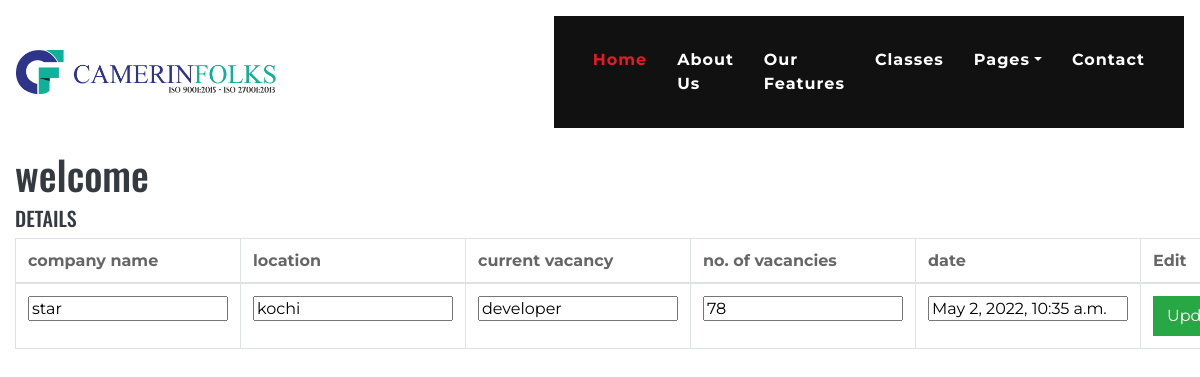
The page /madmin/cedit?idn=6 on the database its author committed.
### mngadmin/models.py (models this page shows)
class mcompanyT(models.Model):
    cname=models.CharField(max_length=60)
    clocation=models.CharField(max_length=60)
    cvacancy=models.CharField(max_length=60)
    nvacancy=models.IntegerField()
    cdate=models.DateTimeField()

### mngadmin/views.py (the view)
# urls.py: path('cedit',views.cedit),
def cedit(request):
    idno=request.GET.get('idn')
    obj=mcompanyT.objects.filter(id=idno)
    return render(request,"managementcompanyupdate.html",{"data":obj})

### templates/managementcompanyupdate.html (shortened to what this page needs)
{% extends "base.html" %}
{% load static %}
{% block content %}
<div class="container-fluid" style="position:absolute; top:150px; bottom: 130px;">
    <h1>welcome</h1>
    <body>
        <h5 style>
            DETAILS
        <form action="/madmin/cupdate"method="post">
        <table border="5px" class="table table-bordered">
           <thead>
            <th>company name</th>
            <th>location</th>
            <th>current vacancy</th>
            <th>no. of vacancies</th>
            <th>date</th>
            <th>Edit</th>
            </thead>
            {% for ls in data %}
            <tbody>
                <tr>
                    <td>
                        <input type="text" name="cn" value="{{ls.cname}}">
                    </td>
                    <td>
                        <input type="text" name="cl" value="{{ls.clocation}}">
                    </td>
                    <td>
                        <input type="text" name="cv" value="{{ls.cvacancy}}">
                    </td>
                    <td>
                        <input type="text" name="nv" value="{{ls.nvacancy}}">
                    </td>
                    <td>
                        <input type="text" name="cd" value="{{ls.cdate}}" placeholder="YYYY-MM-DD HH:MM">
                    </td>
                    <td><button type="submit" class="btn btn-success btn-block">Update</button></td>
                </tr>
            </tbody>
            {% endfor %}
        </table>
    </body>
</div>
{% endblock %}

### rows shown on the page
mcompanyT: cn "star", cl "kochi", cv "developer", nv "78", cd "May 2, 2022, 10:35 a.m."
